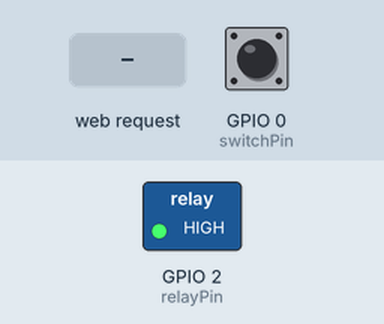
A sketch run on a simulated ESP8266 (NodeMCU). Shown: switched loads named in the sketch (green lamp = pin HIGH). Inputs (shaded band) come from the test bench; at power-on: GPIO 0 (switchPin) HIGH. WiFi joins after 1.5 s; servers stay silent unless stated; what the sketch prints to the serial monitor is not drawn.

Above: at 2.7 s.
2.8 s: HTTP request GET /cdoor received
At 3.7 s:
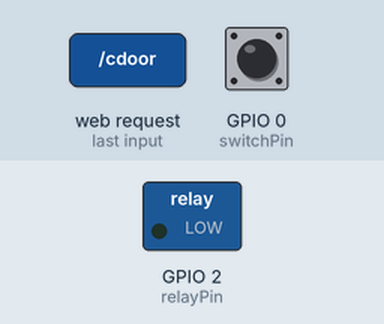
Timing chart, 0 to 5.8 s (numbered marks = the images above; inputs shaded):
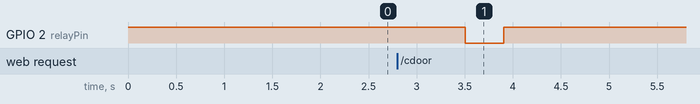

The sketch:

esp8266-01_GarageOpener.ino
```cpp
#include <ESP8266WiFi.h>
#include <ESP8266WebServer.h>

const char* ssid = "NodeNCU";
const char* password = "02!70E9028eSp";

ESP8266WebServer server(80);

int switchPin = 0;
int switchStateCur;
int relayPin = 2;

int WiFiCon() {
    // Check if we have a WiFi connection, if we don't, connect.
  int xCnt = 0;

  if (WiFi.status() != WL_CONNECTED){

        Serial.println();
        Serial.println();
        Serial.print("Connecting to ");
        Serial.println(ssid);
        Serial.print("Mac Address - ");
        Serial.println(WiFi.macAddress());

        WiFi.mode(WIFI_STA);

        WiFi.begin(ssid, password);

        while (WiFi.status() != WL_CONNECTED  && xCnt < 50) {
          delay(500);
          Serial.print(".");
          xCnt ++;
        }
        while (WiFi.status() != WL_CONNECTED  && xCnt < 50) {
          delay(500);
          Serial.print(".");
          xCnt ++;
        }

        if (WiFi.status() != WL_CONNECTED){
          Serial.println("WiFiCon=0");
          return 0; //never connected
        } else {
          Serial.println("WiFiCon=1");
          Serial.println("");
          Serial.println("WiFi connected");
          Serial.println("IP address: ");
          Serial.println(WiFi.localIP());
          return 1; //1 is initial connection
        }

  } else {
    Serial.println("WiFiCon=2");
    return 2; //2 is already connected

  }
}

String htmlServe(int doorAction) {
  String htmStr;

      if (switchStateCur==1 && doorAction ==1){
        digitalWrite(relayPin, 0);
        delay(400);
        digitalWrite(relayPin, 1);
      } else if (switchStateCur==0 && doorAction ==0){
        digitalWrite(relayPin, 0);
        delay(400);
        digitalWrite(relayPin, 1);
      }

  htmStr += "<html>\n<meta name=\"viewport\" content=\"width=device-width, initial-scale=1.0, maximum-scale=1.0,\">\n";
  htmStr += "<meta http-equiv=\"refresh\" content=\"5; URL=/sdoor\"> \n";
  htmStr += "<body>\n<center>\n<h1>\n";

      if (switchStateCur==1){
        htmStr += "Your Door is Open";
      } else {
        htmStr += "The Door is Closed";
      }

  htmStr +="</h1>\n<br><a href=\"/";

      if (switchStateCur==0){
        htmStr += "odoor";
      } else {
        htmStr += "cdoor";
      }

  htmStr += "\">\n<button>\n";

      if (switchStateCur==0){
        htmStr += "Open Door";
      } else {
        htmStr += "Close Door";
      }
  htmStr += "</button></a>\n";

  htmStr += "<br><br><br><a href=\"/sdoor\"><button>Recheck</button></a>";

  htmStr += "</center>\n</body>\n</html>\n";

  return htmStr;

}

void setup(){

  pinMode(switchPin, INPUT);
  pinMode(relayPin, OUTPUT);
  digitalWrite(relayPin, HIGH);
  Serial.begin(115200);

  WiFiCon();

   server.on("/odoor", [](){
      server.send(200, "text/html", htmlServe(0));
   });

   server.on("/cdoor", [](){
      server.send(200, "text/html", htmlServe(1));
   });

   server.on("/sdoor", [](){
      server.send(200, "text/html", htmlServe(2));
   });

  server.begin();

}

void loop(){

  switchStateCur = digitalRead(switchPin);

  server.handleClient();

  delay(1000);
}
```

Measured:
- after the input at 2.8 s, GPIO 2 (relayPin): HIGH → LOW after 0.70 s, → HIGH 0.40 s later
